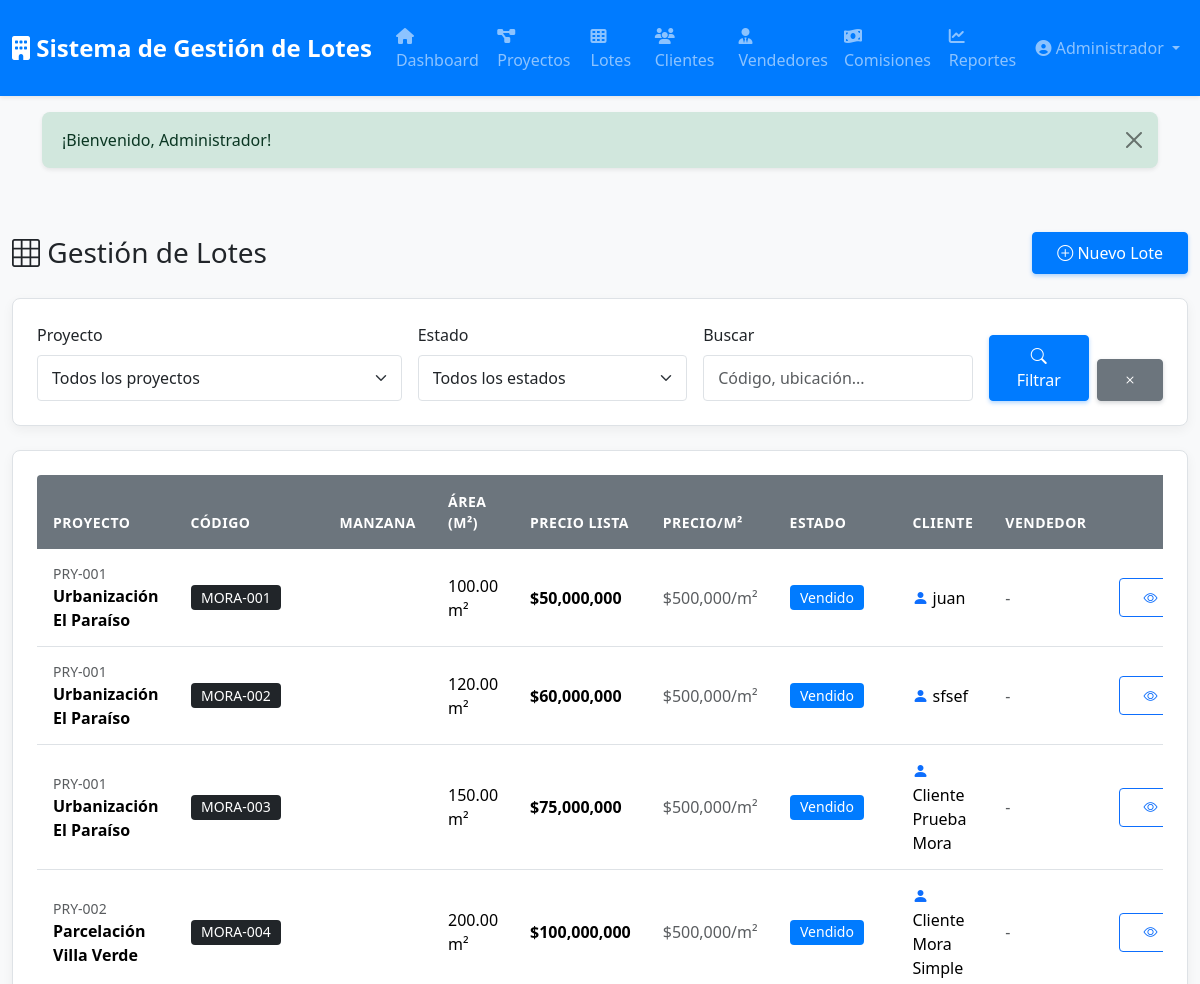
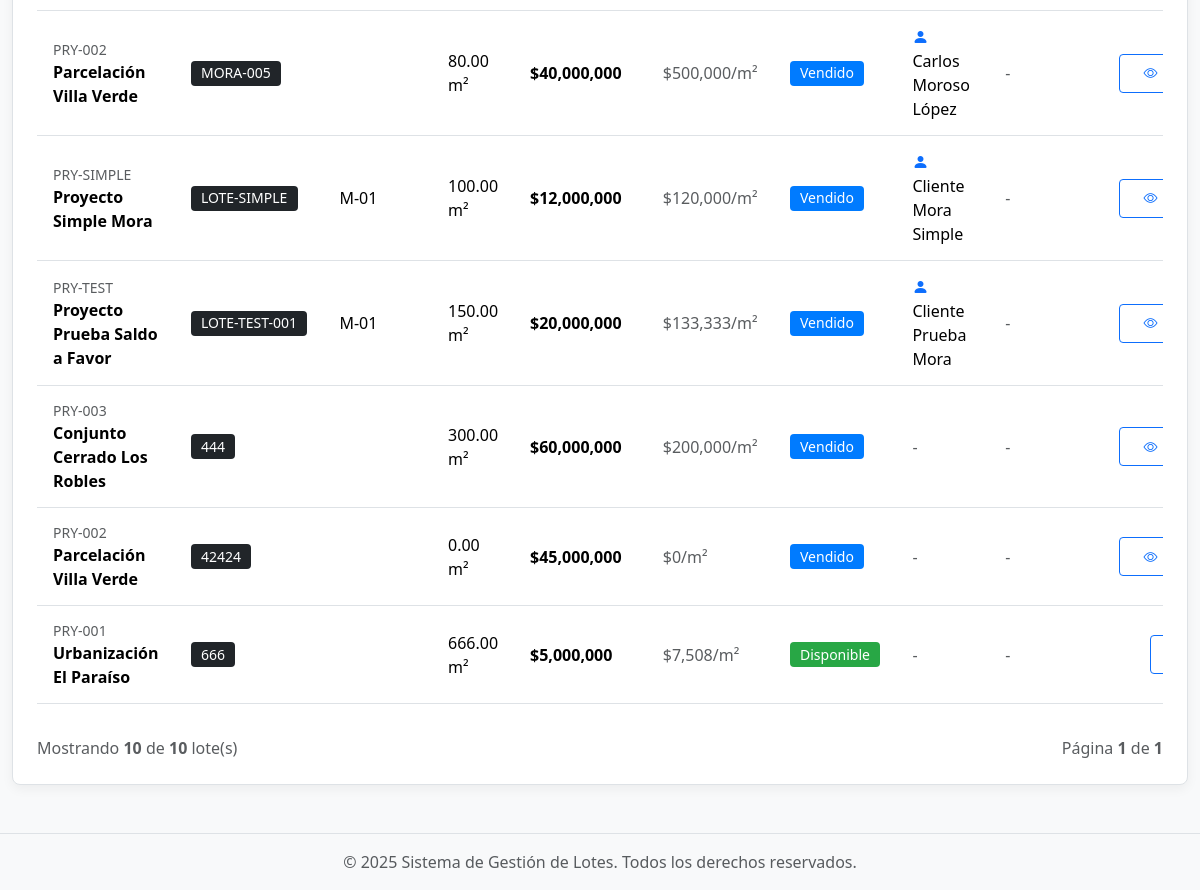
/lotes (signed in), run on the app's committed database (2 pictures, top to bottom).
### tables this page shows
CREATE TABLE `lotes` (
  `id` int(10) UNSIGNED NOT NULL,
  `proyecto_id` int(10) UNSIGNED NOT NULL,
  `codigo_lote` varchar(20) NOT NULL COMMENT 'Código del lote dentro del proyecto',
  `manzana` varchar(10) DEFAULT NULL COMMENT 'Manzana o sector',
  `ubicacion` varchar(255) DEFAULT NULL,
  `area_m2` decimal(10,2) NOT NULL COMMENT 'Área en metros cuadrados',
  `precio_lista` decimal(15,2) NOT NULL COMMENT 'Precio de lista del lote',
  `precio_venta` decimal(15,2) DEFAULT NULL COMMENT 'Precio real de venta (si difiere)',
  `cuota_inicial` decimal(15,2) DEFAULT NULL,
  `monto_financiado` decimal(15,2) DEFAULT NULL,
  `tasa_interes` decimal(5,2) DEFAULT NULL,
  `numero_cuotas` int(11) DEFAULT NULL,
  `saldo_a_favor` decimal(15,2) DEFAULT 0.00 COMMENT 'Saldo acumulado de pagos excedentes disponible para reajustar mora y compensar cuotas futuras',
  `fecha_inicio_amortizacion` date DEFAULT NULL,
  `estado` enum('disponible','reservado','vendido','bloqueado') NOT NULL DEFAULT 'disponible',
  `cliente_id` int(10) UNSIGNED DEFAULT NULL COMMENT 'Cliente dueño (si está vendido)',
  `vendedor_id` int(10) UNSIGNED DEFAULT NULL,
  `fecha_venta` date DEFAULT NULL,
  `observaciones` text DEFAULT NULL,
  `descripcion` text DEFAULT NULL,
  `created_at` timestamp NULL DEFAULT current_timestamp(),
  `updated_at` timestamp NULL DEFAULT current_timestamp() ON UPDATE current_timestamp()
);

CREATE TABLE `proyectos` (
  `id` int(10) UNSIGNED NOT NULL,
  `codigo` varchar(20) NOT NULL COMMENT 'Código único del proyecto',
  `nombre` varchar(150) NOT NULL,
  `ubicacion` varchar(255) DEFAULT NULL,
  `descripcion` text DEFAULT NULL,
  `estado` enum('activo','completado','pausado','cancelado') DEFAULT 'activo',
  `fecha_inicio` date DEFAULT NULL,
  `fecha_finalizacion` date DEFAULT NULL,
  `total_lotes` int(10) UNSIGNED DEFAULT 0 COMMENT 'Total de lotes en el proyecto',
  `observaciones` text DEFAULT NULL,
  `created_at` timestamp NULL DEFAULT current_timestamp(),
  `updated_at` timestamp NULL DEFAULT current_timestamp() ON UPDATE current_timestamp()
);

CREATE TABLE `clientes` (
  `id` int(10) UNSIGNED NOT NULL,
  `tipo_documento` enum('CC','NIT','CE','pasaporte') DEFAULT 'CC',
  `numero_documento` varchar(50) NOT NULL COMMENT 'Documento de identidad',
  `nombre` varchar(200) NOT NULL,
  `telefono` varchar(20) DEFAULT NULL,
  `email` varchar(150) DEFAULT NULL,
  `direccion` varchar(255) DEFAULT NULL,
  `ciudad` varchar(100) DEFAULT NULL,
  `observaciones` text DEFAULT NULL,
  `created_at` timestamp NULL DEFAULT current_timestamp(),
  `updated_at` timestamp NULL DEFAULT current_timestamp() ON UPDATE current_timestamp()
);

### app/Views/lotes/index.php (the view, shortened to what the rows shown need)
<div class="container-fluid py-4">
    <div class="d-flex justify-content-between align-items-center mb-4">
        <h1 class="h3 mb-0">
            <i class="bi bi-grid-3x3"></i> Gestión de Lotes
        </h1>
        <a href="/lotes/create" class="btn btn-primary">
            <i class="bi bi-plus-circle"></i> Nuevo Lote
        </a>
    </div>
    <div class="card mb-4">
        <div class="card-body">
            <form method="GET" action="/lotes" class="row g-3">
                <div class="col-md-4">
                    <label for="proyecto_id" class="form-label">Proyecto</label>
                    <select name="proyecto_id" id="proyecto_id" class="form-select">
                        <option value="">Todos los proyectos</option>
                    </select>
                </div>
                <div class="col-md-3">
                    <label for="estado" class="form-label">Estado</label>
                    <select name="estado" id="estado" class="form-select">
                        <option value="">Todos los estados</option>
                    </select>
                </div>
                <div class="col-md-3">
                    <label for="busqueda" class="form-label">Buscar</label>
                    <input type="text" name="busqueda" id="busqueda" class="form-control"
                           placeholder="Código, ubicación..."
                           value="<?= isset($filtros['busqueda']) ? htmlspecialchars($filtros['busqueda']) : '' ?>">
                </div>
                <div class="col-md-2 d-flex align-items-end">
                    <button type="submit" class="btn btn-primary w-100 me-2">
                        <i class="bi bi-search"></i> Filtrar
                    </button>
                    <a href="/lotes" class="btn btn-secondary">
                        <i class="bi bi-x"></i>
                    </a>
                </div>
            </form>
        </div>
    </div>
    <div class="card">
        <div class="card-body">
            <?php if (empty($lotes['data'])): ?>
                <div class="alert alert-info">
                    <i class="bi bi-info-circle"></i> No se encontraron lotes con los filtros seleccionados.
                </div>
            <?php else: ?>
                <div class="table-responsive">
                    <table class="table table-hover align-middle">
                        <thead class="table-light">
                            <tr>
                                <th>Proyecto</th>
                                <th>Código</th>
                                <th>Manzana</th>
                                <th>Área (m²)</th>
                                <th>Precio Lista</th>
                                <th>Precio/m²</th>
                                <th>Estado</th>
                                <th>Cliente</th>
                                <th>Vendedor</th>
                                <th class="text-center">Acciones</th>
                            </tr>
                        </thead>
                        <tbody>
                            <?php foreach ($lotes['data'] as $lote): ?>
                                <tr>
                                    <td>
                                        <small class="text-muted d-block"><?= htmlspecialchars($lote['proyecto_codigo']) ?></small>
                                        <strong><?= htmlspecialchars($lote['proyecto_nombre']) ?></strong>
                                    </td>
                                    <td><span class="badge bg-dark"><?= htmlspecialchars($lote['codigo_lote']) ?></span></td>
                                    <td><?= htmlspecialchars($lote['manzana']) ?></td>
                                    <td><?= number_format($lote['area_m2'], 2) ?> m²</td>
                                    <td><strong>$<?= number_format($lote['precio_lista'], 0) ?></strong></td>
                                    <td class="text-muted">$<?= number_format($lote['precio_m2'], 0) ?>/m²</td>
                                    <td>
                                        <span class="badge <?= $lote['badgeClass'] ?>">
                                            <?= ucfirst($lote['estado']) ?>
                                        </span>
                                    </td>
                                    <td>
                                        <?php if (!empty($lote['cliente_nombre'])): ?>
                                            <i class="bi bi-person-fill text-primary"></i>
                                            <?= htmlspecialchars($lote['cliente_nombre']) ?>
                                        <?php else: ?>
                                            <span class="text-muted">-</span>
                                        <?php endif; ?>
                                    </td>
                                    <td>
                                        <?php if (!empty($lote['vendedor_nombre'])): ?>
                                            <i class="bi bi-briefcase-fill text-success"></i>
                                            <?= htmlspecialchars($lote['vendedor_nombre']) ?>
                                        <?php else: ?>
                                            <span class="text-muted">-</span>
                                        <?php endif; ?>
                                    </td>
                                    <td class="text-center">
                                        <div class="btn-group btn-group-sm" role="group">
                                            <a href="/lotes/show/<?= $lote['id'] ?>"
                                               class="btn btn-outline-primary"
                                               data-bs-toggle="tooltip"
                                               title="Ver detalle">
                                                <i class="bi bi-eye"></i>
                                            </a>
                                        </div>
                                    </td>
                                </tr>
                            <?php endforeach; ?>
                        </tbody>
                    </table>
                </div>
                <div class="mt-3 d-flex justify-content-between align-items-center">
                    <p class="text-muted mb-0">
                        Mostrando <strong><?= count($lotes['data']) ?></strong> de <strong><?= number_format($lotes['total']) ?></strong> lote(s)
                    </p>
                    <p class="text-muted mb-0">
                        Página <strong><?= $lotes['current_page'] ?></strong> de <strong><?= $lotes['last_page'] ?></strong>
                    </p>
                </div>
            <?php endif; ?>
        </div>
    </div>
</div>

### core/Router.php (shortened to what the rows shown need)
<?php
class Router
{
    private $routes = [];
    public function __construct($baseUrl = '')
    {
        $this->baseUrl = rtrim($baseUrl, '/');
    }
    private function addRoute($method, $uri, $handler)
    {
        $uri = '/' . trim($uri, '/');
        $this->routes[] = [
            'method' => $method,
            'uri' => $uri,
            'handler' => $handler,
            'pattern' => $this->convertUriToPattern($uri)
        ];
    }
    private function convertUriToPattern($uri)
    {
        $pattern = preg_replace('/\{([a-z_]+)\}/', '([^/]+)', $uri);
        return '#^' . $pattern . '$#';
    }
    public function dispatch()
    {
        $requestMethod = $_SERVER['REQUEST_METHOD'];
        $requestUri = $this->getRequestUri();
        foreach ($this->routes as $route) {
            if ($route['method'] !== $requestMethod) {
                continue;
            }
            if (preg_match($route['pattern'], $requestUri, $matches)) {
                array_shift($matches);
                return $this->callHandler($route['handler'], $matches);
            }
        }
    }
    private function getRequestUri()
    {
        $uri = parse_url($_SERVER['REQUEST_URI'], PHP_URL_PATH);
        return '/' . trim($uri, '/');
    }
    private function callHandler($handler, $params = [])
    {
        if (is_string($handler) && strpos($handler, '@') !== false) {
            list($controller, $method) = explode('@', $handler);
            $controllerInstance = new $controllerClass();
            return call_user_func_array([$controllerInstance, $method], $params);
        }
        throw new Exception("Invalid route handler");
    }
}

### data on the page
lotes: proyecto.codigo "PRY-001", proyecto.nombre "Urbanización El Paraíso", codigo_lote "MORA-001", area_m2 "100.00", precio_lista "50,000,000", precio_m2 "500,000", estado "Vendido", cliente.nombre "juan"
lotes: proyecto.codigo "PRY-001", proyecto.nombre "Urbanización El Paraíso", codigo_lote "MORA-002", area_m2 "120.00", precio_lista "60,000,000", precio_m2 "500,000", estado "Vendido", cliente.nombre "sfsef"
lotes: proyecto.codigo "PRY-001", proyecto.nombre "Urbanización El Paraíso", codigo_lote "MORA-003", area_m2 "150.00", precio_lista "75,000,000", precio_m2 "500,000", estado "Vendido", cliente.nombre "Cliente Prueba Mora"
lotes: proyecto.codigo "PRY-002", proyecto.nombre "Parcelación Villa Verde", codigo_lote "MORA-004", area_m2 "200.00", precio_lista "100,000,000", precio_m2 "500,000", estado "Vendido", cliente.nombre "Cliente Mora Simple"
lotes: proyecto.codigo "PRY-002", proyecto.nombre "Parcelación Villa Verde", codigo_lote "MORA-005", area_m2 "80.00", precio_lista "40,000,000", precio_m2 "500,000", estado "Vendido", cliente.nombre "Carlos Moroso López"
lotes: proyecto.codigo "PRY-SIMPLE", proyecto.nombre "Proyecto Simple Mora", codigo_lote "LOTE-SIMPLE", manzana "M-01", area_m2 "100.00", precio_lista "12,000,000", precio_m2 "120,000", estado "Vendido", cliente.nombre "Cliente Mora Simple"
lotes: proyecto.codigo "PRY-TEST", proyecto.nombre "Proyecto Prueba Saldo a Favor", codigo_lote "LOTE-TEST-001", manzana "M-01", area_m2 "150.00", precio_lista "20,000,000", precio_m2 "133,333", estado "Vendido", cliente.nombre "Cliente Prueba Mora"
lotes: proyecto.codigo "PRY-003", proyecto.nombre "Conjunto Cerrado Los Robles", codigo_lote "444", area_m2 "300.00", precio_lista "60,000,000", precio_m2 "200,000", estado "Vendido"
lotes: proyecto.codigo "PRY-002", proyecto.nombre "Parcelación Villa Verde", codigo_lote "42424", area_m2 "0.00", precio_lista "45,000,000", precio_m2 "0", estado "Vendido"
lotes: proyecto.codigo "PRY-001", proyecto.nombre "Urbanización El Paraíso", codigo_lote "666", area_m2 "666.00", precio_lista "5,000,000", precio_m2 "7,508", estado "Disponible"

### other printed values
count($lotes['data']) "10"
